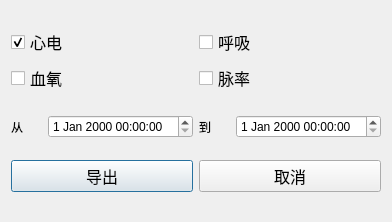
<?xml version="1.0" encoding="UTF-8"?>
<ui version="4.0">
 <class>SJ_Dialog</class>
 <widget class="QDialog" name="SJ_Dialog">
  <property name="geometry">
   <rect>
    <x>0</x>
    <y>0</y>
    <width>392</width>
    <height>222</height>
   </rect>
  </property>
  <property name="windowTitle">
   <string>Dialog</string>
  </property>
  <layout class="QVBoxLayout" name="verticalLayout">
   <item>
    <layout class="QGridLayout" name="gridLayout">
     <item row="0" column="0">
      <widget class="QCheckBox" name="checkBox">
       <property name="font">
        <font>
         <family>Agency FB</family>
         <pointsize>12</pointsize>
        </font>
       </property>
       <property name="text">
        <string>心电</string>
       </property>
       <property name="checked">
        <bool>true</bool>
       </property>
      </widget>
     </item>
     <item row="0" column="1">
      <widget class="QCheckBox" name="checkBox_2">
       <property name="font">
        <font>
         <family>Agency FB</family>
         <pointsize>12</pointsize>
        </font>
       </property>
       <property name="text">
        <string>呼吸</string>
       </property>
      </widget>
     </item>
     <item row="1" column="0">
      <widget class="QCheckBox" name="checkBox_3">
       <property name="font">
        <font>
         <family>Agency FB</family>
         <pointsize>12</pointsize>
        </font>
       </property>
       <property name="text">
        <string>血氧</string>
       </property>
      </widget>
     </item>
     <item row="1" column="1">
      <widget class="QCheckBox" name="checkBox_4">
       <property name="font">
        <font>
         <family>Agency FB</family>
         <pointsize>12</pointsize>
        </font>
       </property>
       <property name="text">
        <string>脉率</string>
       </property>
      </widget>
     </item>
    </layout>
   </item>
   <item>
    <layout class="QHBoxLayout" name="horizontalLayout">
     <item>
      <widget class="QLabel" name="label">
       <property name="text">
        <string>从</string>
       </property>
      </widget>
     </item>
     <item>
      <widget class="QDateTimeEdit" name="dateTimeEdit"/>
     </item>
     <item>
      <widget class="QLabel" name="label_2">
       <property name="text">
        <string>到</string>
       </property>
      </widget>
     </item>
     <item>
      <widget class="QDateTimeEdit" name="dateTimeEdit_2"/>
     </item>
    </layout>
   </item>
   <item>
    <layout class="QHBoxLayout" name="horizontalLayout_2">
     <item>
      <widget class="QPushButton" name="pushButton">
       <property name="font">
        <font>
         <family>Agency FB</family>
         <pointsize>12</pointsize>
        </font>
       </property>
       <property name="text">
        <string>导出</string>
       </property>
      </widget>
     </item>
     <item>
      <widget class="QPushButton" name="pushButton_2">
       <property name="font">
        <font>
         <family>Agency FB</family>
         <pointsize>12</pointsize>
        </font>
       </property>
       <property name="text">
        <string>取消</string>
       </property>
      </widget>
     </item>
    </layout>
   </item>
  </layout>
 </widget>
 <resources/>
 <connections/>
</ui>
